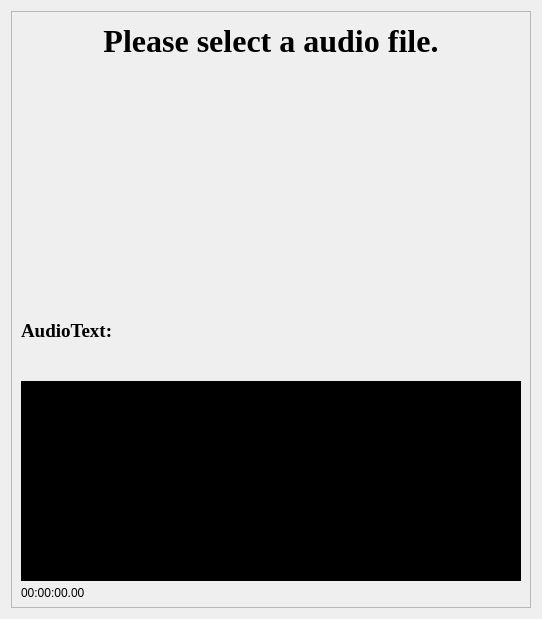
         <widget class="QWidget" name="mainPage">
          <attribute name="title">
           <string>Welcome</string>
          </attribute>
          <layout class="QVBoxLayout" name="verticalLayout_9">
           <item>
            <widget class="QFrame" name="frame_5">
             <property name="frameShape">
              <enum>QFrame::StyledPanel</enum>
             </property>
             <property name="frameShadow">
              <enum>QFrame::Raised</enum>
             </property>
             <layout class="QVBoxLayout" name="verticalLayout_10">
              <item>
               <layout class="QHBoxLayout" name="horizontalLayout">
                <item>
                 <widget class="QLabel" name="AudioTitle">
                  <property name="minimumSize">
                   <size>
                    <width>500</width>
                    <height>40</height>
                   </size>
                  </property>
                  <property name="maximumSize">
                   <size>
                    <width>16777215</width>
                    <height>40</height>
                   </size>
                  </property>
                  <property name="font">
                   <font>
                    <family>Times New Roman</family>
                    <pointsize>24</pointsize>
                    <weight>75</weight>
                    <bold>true</bold>
                   </font>
                  </property>
                  <property name="text">
                   <string>Please select a audio file.</string>
                  </property>
                  <property name="alignment">
                   <set>Qt::AlignCenter</set>
                  </property>
                 </widget>
                </item>
               </layout>
              </item>
              <item>
               <layout class="QHBoxLayout" name="horizontalLayout_3">
                <property name="spacing">
                 <number>0</number>
                </property>
                <item>
                 <spacer name="horizontalSpacer_10">
                  <property name="orientation">
                   <enum>Qt::Horizontal</enum>
                  </property>
                  <property name="sizeHint" stdset="0">
                   <size>
                    <width>40</width>
                    <height>20</height>
                   </size>
                  </property>
                 </spacer>
                </item>
                <item>
                 <widget class="QLabel" name="label_4">
                  <property name="sizePolicy">
                   <sizepolicy hsizetype="Preferred" vsizetype="Preferred">
                    <horstretch>0</horstretch>
                    <verstretch>0</verstretch>
                   </sizepolicy>
                  </property>
                  <property name="minimumSize">
                   <size>
                    <width>250</width>
                    <height>250</height>
                   </size>
                  </property>
                  <property name="maximumSize">
                   <size>
                    <width>250</width>
                    <height>250</height>
                   </size>
                  </property>
                  <property name="sizeIncrement">
                   <size>
                    <width>10</width>
                    <height>10</height>
                   </size>
                  </property>
                  <property name="baseSize">
                   <size>
                    <width>300</width>
                    <height>300</height>
                   </size>
                  </property>
                  <property name="text">
                   <string/>
                  </property>
                  <property name="pixmap">
                   <pixmap resource="cover.qrc">:/music_cover.jpeg</pixmap>
                  </property>
                  <property name="scaledContents">
                   <bool>true</bool>
                  </property>
                 </widget>
                </item>
                <item>
                 <spacer name="horizontalSpacer_11">
                  <property name="orientation">
                   <enum>Qt::Horizontal</enum>
                  </property>
                  <property name="sizeHint" stdset="0">
                   <size>
                    <width>40</width>
                    <height>20</height>
                   </size>
                  </property>
                 </spacer>
                </item>
               </layout>
              </item>
              <item>
               <widget class="QLabel" name="label_6">
                <property name="minimumSize">
                 <size>
                  <width>100</width>
                  <height>16</height>
                 </size>
                </property>
                <property name="maximumSize">
                 <size>
                  <width>100</width>
                  <height>16</height>
                 </size>
                </property>
                <property name="font">
                 <font>
                  <family>Times New Roman</family>
                  <pointsize>14</pointsize>
                  <weight>75</weight>
                  <bold>true</bold>
                 </font>
                </property>
                <property name="text">
                 <string>AudioText:</string>
                </property>
               </widget>
              </item>
              <item>
               <widget class="QLabel" name="speech2text">
                <property name="minimumSize">
                 <size>
                  <width>0</width>
                  <height>30</height>
                 </size>
                </property>
                <property name="maximumSize">
                 <size>
                  <width>1000</width>
                  <height>27</height>
                 </size>
                </property>
                <property name="font">
                 <font>
                  <family>Times New Roman</family>
                 </font>
                </property>
                <property name="text">
                 <string/>
                </property>
               </widget>
              </item>
              <item>
               <widget class="QWidget" name="mainAudioVisual" native="true">
                <property name="minimumSize">
                 <size>
                  <width>500</width>
                  <height>200</height>
                 </size>
                </property>
                <property name="maximumSize">
                 <size>
                  <width>9999</width>
                  <height>9999</height>
                 </size>
                </property>
                <property name="styleSheet">
                 <string notr="true">background-color: rgb(0, 0, 0);</string>
                </property>
               </widget>
              </item>
              <item>
               <widget class="QLabel" name="hoverSecond">
                <property name="minimumSize">
                 <size>
                  <width>100</width>
                  <height>11</height>
                 </size>
                </property>
                <property name="maximumSize">
                 <size>
                  <width>100</width>
                  <height>11</height>
                 </size>
                </property>
                <property name="sizeIncrement">
                 <size>
                  <width>0</width>
                  <height>0</height>
                 </size>
                </property>
                <property name="text">
                 <string>00:00:00.00</string>
                </property>
               </widget>
              </item>
             </layout>
            </widget>
           </item>
          </layout>
         </widget>
